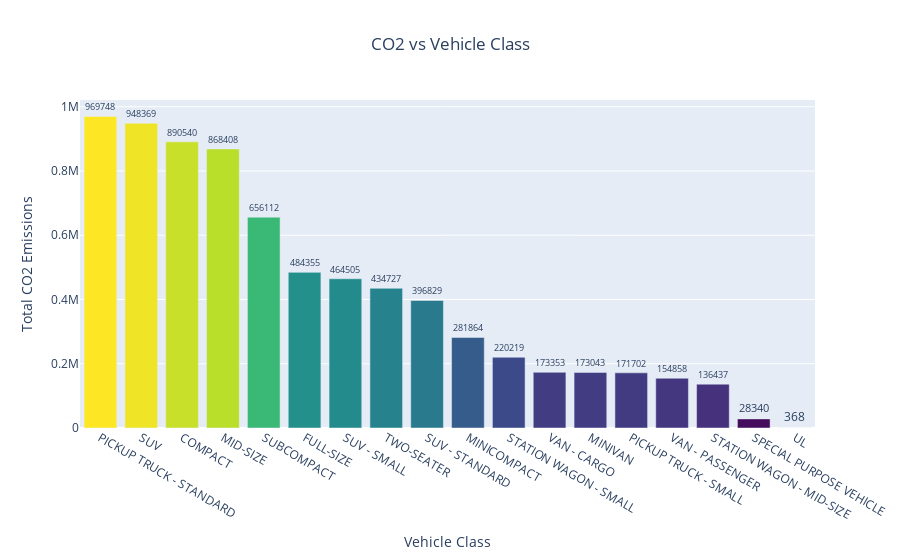

The code cell stored with this chart in its notebook:
### Markdown cell above
Let's explore how

### Code cell
# Assuming df is your DataFrame

# Group by 'Vehicle Class' and calculate the sum of 'CO2 Emissions(g/km)'
df_v_class = df.groupby('VEHICLE CLASS')['CO2 EMISSIONS (g/km)'].sum().reset_index()

# Sort the DataFrame by 'CO2 Emissions(g/km)' in descending order
df_v_class = df_v_class.sort_values(by='CO2 EMISSIONS (g/km)', ascending=False)

# Create the bar chart
fig = go.Figure(go.Bar(
    x=df_v_class['VEHICLE CLASS'],
    y=df_v_class['CO2 EMISSIONS (g/km)'],
    marker={'color': df_v_class['CO2 EMISSIONS (g/km)'], 'colorscale': 'Viridis'},
    text=df_v_class['CO2 EMISSIONS (g/km)'],
    textposition="outside",
))

# Update layout
fig.update_layout(
    title_text='CO2 vs Vehicle Class',
    xaxis_title="Vehicle Class",
    yaxis_title="Total CO2 Emissions",
    title_x=0.5
)

# Show the figure
fig.show()

### Figure 1 — Plotly figure (JSON) as saved in the notebook; plotly's stock layout.template omitted (floating-point values rounded to 4 significant figures)
{"data": [{"marker": {"color": [969748, 948369, 890540, 868408, 656112, 484355, 464505, 434727, 396829, 281864, 220219, 173353, 173043, 171702, 154858, 136437, 28340, 368], "colorscale": [[0, "#440154"], [0.1111, "#482878"], [0.2222, "#3e4989"], [0.3333, "#31688e"], [0.4444, "#26828e"], [0.5556, "#1f9e89"], [0.6667, "#35b779"], [0.7778, "#6ece58"], [0.8889, "#b5de2b"], [1, "#fde725"]]}, "text": [969748, 948369, 890540, 868408, 656112, 484355, 464505, 434727, 396829, 281864, 220219, 173353, 173043, 171702, 154858, 136437, 28340, 368], "textposition": "outside", "type": "bar", "x": ["PICKUP TRUCK - STANDARD", "SUV", "COMPACT", "MID-SIZE", "SUBCOMPACT", "FULL-SIZE", "SUV - SMALL", "TWO-SEATER", "SUV - STANDARD", "MINICOMPACT", "STATION WAGON - SMALL", "VAN - CARGO", "MINIVAN", "PICKUP TRUCK - SMALL", "VAN - PASSENGER", "STATION WAGON - MID-SIZE", "SPECIAL PURPOSE VEHICLE", "UL"], "y": [969748, 948369, 890540, 868408, 656112, 484355, 464505, 434727, 396829, 281864, 220219, 173353, 173043, 171702, 154858, 136437, 28340, 368]}], "layout": {"title": {"text": "CO2 vs Vehicle Class", "x": 0.5}, "xaxis": {"title": {"text": "Vehicle Class"}}, "yaxis": {"title": {"text": "Total CO2 Emissions"}}}}
